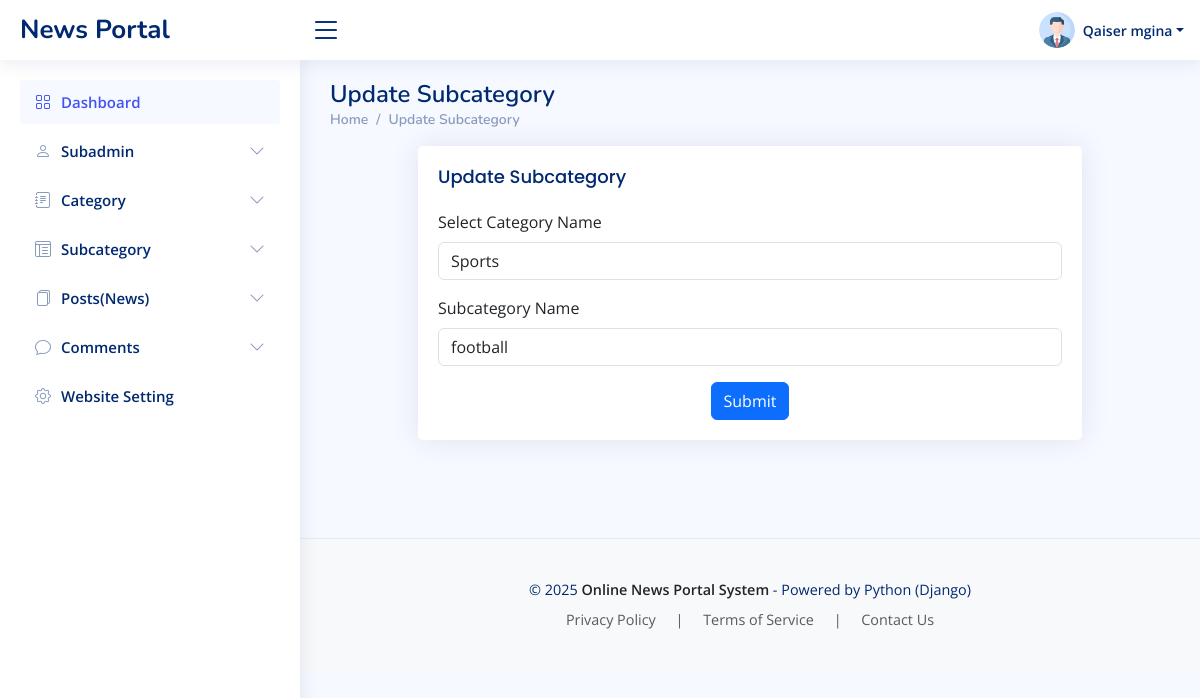
/UpdateSubcategory/1 (signed in), run on the app's committed database.
### newsapp/models.py (models this page shows, shortened)
class CustomUser(AbstractUser):
    USER ={
        (1,'admin'),
        (2,'subadmin'),
    }
    user_type = models.CharField(choices=USER,max_length=50,default=1)
    profile_pic = models.ImageField(upload_to='media/profile_pic')

class Subcategory(models.Model):
    cat_id = models.ForeignKey(Category, on_delete=models.CASCADE)
    subcatname = models.CharField(max_length=200)
    created_at = models.DateTimeField(auto_now_add=True)
    updated_at = models.DateTimeField(auto_now=True)

class Category(models.Model):
    catname = models.CharField(max_length=200)
    catdes = models.TextField(blank=True)
    created_at = models.DateTimeField(auto_now_add=True)
    updated_at = models.DateTimeField(auto_now=True)
    def __str__(self):
        return self.catname

### onps/adminviews.py (the view)
# urls.py: path('UpdateSubcategory/<str:id>', adminviews.UPDATE_SUBCATEGORY, name='update_subcategory'),
def UPDATE_SUBCATEGORY(request,id):
    category = Category.objects.all()
    subcategory = Subcategory.objects.get(id=id)
    context = {
         'subcategory':subcategory,
         'category':category,
    }
    return render(request,'admin/update_subcategory.html',context)

### newsapp/context_processors.py (called while the page is built)
def category_processor(request):
    cat = Category.objects.all()
    return {'cat': cat}

def aboutus(request):
    first_page = Page.objects.first()
    return {'first_page':first_page}

### templates/admin/update_subcategory.html (shortened to what this page needs)
{% extends 'base.html' %}
{% block content %}
<div class="pagetitle">
      <h1>Update Subcategory</h1>
      <nav>
        <ol class="breadcrumb">
          <li class="breadcrumb-item"><a href="{% url 'dashboard' %}">Home</a></li>
          <li class="breadcrumb-item">Update Subcategory</li>
        </ol>
      </nav>
    </div>
    <section class="section">
      <div class="row">
        <div class="col-lg-12" style="padding-left: 100px;padding-right: 100px;">
          <div class="card">
            <div class="card-body">
              <h5 class="card-title">Update Subcategory</h5>
              <form class="row g-3" method="POST" action="{% url 'update_subcategory_details' %}">
                <div class="col-12">
                  <label for="inputEmail4" class="form-label">Select Category Name</label>
                  <select name="cat_id" class="form-control" required="true">
                    {% for i in category %}
                    <option value="{{ i.id }}" {% if i.id == subcategory.cat_id.id %} selected {% endif %}>{{ i.catname }}</option>
                    {% endfor %}
                  </select>
                </div>
                <div class="col-12">
                  <label for="inputPassword4" class="form-label">Subcategory Name</label>
                  <input type="text" placeholder="Enter Subcategory Name"  name="subcatname" class="form-control" required="true" value="{{subcategory.subcatname}}">
                </div>
                <div class="text-center">
                  <button type="submit" class="btn btn-primary">Submit</button>
                </div>
              </form>
            </div>
          </div>
        </div>
      </div>
    </section>
    {% endblock %}

### templates/includes/header.html (shortened to what this page needs)
{% load static %}
<header id="header" class="header fixed-top d-flex align-items-center">
  {% if user.user_type == '1' %}
    <div class="d-flex align-items-center justify-content-between">
      <a href="{% url 'dashboard' %}" class="logo d-flex align-items-center">
        <span class="d-none d-lg-block">News Portal</span>
      </a>
      <i class="bi bi-list toggle-sidebar-btn"></i>
    </div>
    <nav class="header-nav ms-auto">
      <ul class="d-flex align-items-center">
        <li class="nav-item dropdown pe-3">
          <a class="nav-link nav-profile d-flex align-items-center pe-0" href="#" data-bs-toggle="dropdown">
            {% if user.profile_pic %}
            <img src="{{ user.profile_pic.url }}" alt="Profile" class="rounded-circle">
            {% else %}
            <img src="{% static 'img/default-profile.png' %}" alt="Profile" class="rounded-circle">
            {% endif %}
            <span class="d-none d-md-block dropdown-toggle ps-2">{{user.first_name}} {{user.last_name}}</span>
          </a>
        </li>
      </ul>
    </nav>
    {% endif %}
  </header>

### static/assets/css/style.css (style rules this page uses)
:root { scroll-behavior: smooth; }
body { font-family: "Open Sans", sans-serif; background: #f6f9ff; color: #444444; }
a { color: #4154f1; text-decoration: none; }
h1, h2, h3, h4, h5, h6 { font-family: "Nunito", sans-serif; }
.pagetitle { margin-bottom: 10px; }
.pagetitle h1 { font-size: 24px; margin-bottom: 0; font-weight: 600; color: #012970; }
.card { margin-bottom: 30px; border: none; border-radius: 5px; box-shadow: 0px 0 30px rgba(1, 41, 112, 0.1); }
.card-title { padding: 20px 0 15px 0; font-size: 18px; font-weight: 500; color: #012970; font-family: "Poppins", sans-serif; }
.card-body { padding: 0 20px 20px 20px; }
.breadcrumb { font-size: 14px; font-family: "Nunito", sans-serif; color: #899bbd; font-weight: 600; }
.breadcrumb a { color: #899bbd; transition: 0.3s; }
.breadcrumb .breadcrumb-item::before { color: #899bbd; }
.logo { line-height: 1; }
@media (min-width: 1200px) { .logo { width: 280px; } }
.logo span { font-size: 26px; font-weight: 700; color: #012970; font-family: "Nunito", sans-serif; }
.header { transition: all 0.5s; z-index: 997; height: 60px; box-shadow: 0px 2px 20px rgba(1, 41, 112, 0.1); background-color: #fff; padding-left: 20px; }
.header .toggle-sidebar-btn { font-size: 32px; padding-left: 10px; cursor: pointer; color: #012970; }
.header-nav ul { list-style: none; }
.header-nav>ul { margin: 0; padding: 0; }
.header-nav .nav-profile { color: #012970; }
.header-nav .nav-profile img { max-height: 36px; }
.header-nav .nav-profile span { font-size: 14px; font-weight: 600; }

### data on the page
CustomUser: profile_pic (picture), first_name "Qaiser", last_name "mgina"
Subcategory: cat_id "Sports", subcatname "football"
